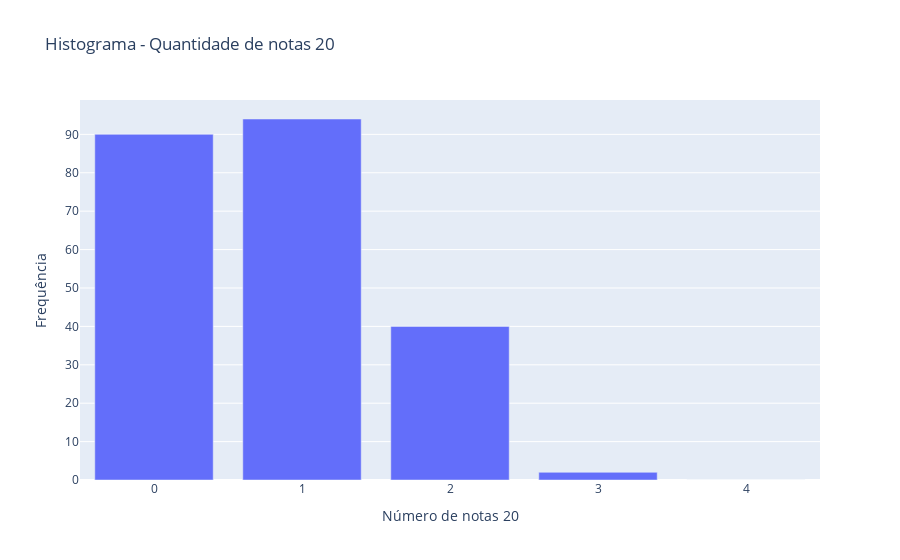

The code cell stored with this chart in its notebook:
### Code cell
# Filtrar os valores não NaN da coluna "TOTAL DISCURSIVA"
df_filtrado = resultado_preliminar_ordenado.dropna(subset=["TOTAL DISCURSIVA"])

# Selecionar as colunas desejadas
colunas = ["Q1", "Q2", "Q3", "Q4"]

# Contar quantas notas 20 cada pessoa teve
df_filtrado["Notas 20"] = df_filtrado[colunas].eq(20).sum(axis=1)

# Criar histograma
hist, edges = np.histogram(df_filtrado["Notas 20"], bins=np.arange(0, len(colunas)+2, 1))

# Criar figura
fig = go.Figure(data=[go.Bar(x=edges[:-1], y=hist)])

# Configurar layout
fig.update_layout(
    title="Histograma - Quantidade de notas 20",
    xaxis_title="Número de notas 20",
    yaxis_title="Frequência"
)

# Exibir o histograma
fig.show()

### Figure 1 — Plotly figure (JSON) as saved in the notebook; plotly's stock layout.template omitted (floating-point values rounded to 4 significant figures)
{"data": [{"type": "bar", "x": [0, 1, 2, 3, 4], "y": [90, 94, 40, 2, 0]}], "layout": {"title": {"text": "Histograma - Quantidade de notas 20"}, "xaxis": {"title": {"text": "Número de notas 20"}}, "yaxis": {"title": {"text": "Frequência"}}}}
